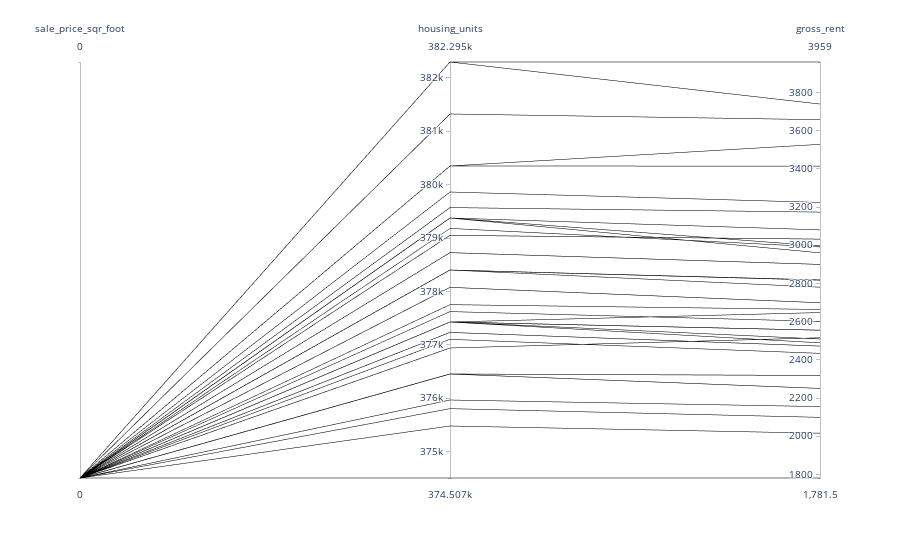

This figure's notebook cell:
### Markdown cell above
## Parallel Coordinates and Parallel Categories Analysis

In this section, you will use plotly express to create parallel coordinates and parallel categories visualizations so that investors can interactively filter and explore various factors related to the sales price of the neighborhoods. 

Using the DataFrame of Average values per neighborhood (calculated above), create the following visualizations:
1. Create a Parallel Coordinates Plot
2. Create a Parallel Categories Plot

### Code cell
# Parallel Coordinates Plot
px.parallel_coordinates(sfo_group_avg, color='sale_price_sqr_foot')

### Figure 1 — Plotly figure (JSON) as saved in the notebook; plotly's stock layout.template omitted (floating-point values rounded to 4 significant figures)
{"data": [{"dimensions": [{"label": "sale_price_sqr_foot", "values": [null, null, null, null, null, null, null, null, null, null, null, null, null, null, null, null, null, null, null, null, null, null, null, null, null, null, null, null, null, null, null, null, null, null, null, null, null, null, null, null, null, null, null, null, null, null, null, null, null, null, null, null, null, null, null, null, null, null, null, null, null, null, null, null, null, null, null, null, null, null, null, null, null]}, {"label": "housing_units", "values": [378401, 379050, 376454, 382295, 379400.0, 378100.0, 378401, 378401, 376454, 377200.0, 378401, 378100.0, 375500.0, 378401, 378401, 378401, 379050, 378401, 377200.0, 374507, 378700.0, 377600.0, 378401, 378401, 377400.0, 377400.0, 379400.0, 378401, 379900.0, 378401, 378401, 378401, 377400.0, 377400.0, 378401, 378401, 380348, 377400.0, 376000.0, 377752, 377400.0, 379600.0, 378401, 378401, 379200.0, 378401, 377103, 379400.0, 378401, 378401, 378401, 378401, 378401, 377400.0, 378401, 376454, 378401, 378401, 378401, 380348, 375805, 378401, 378700.0, 378401, 378401, 377400.0, 378401, 381300.0, 376900.0, 377400.0, 376454, 382295, 377400.0]}, {"label": "gross_rent", "values": [2817.0, 3032.0, 2318.0, 3739, 3080.0, 2699.0, 2817.0, 2817.0, 2250.0, 2472, 2817.0, 2699.0, 2016, 2817.0, 2780.0, 2817.0, 3032.0, 2817.0, 2472, 1782.0, 2900.0, 2601.0, 2817.0, 2817.0, 2489, 2509, 2960, 2817.0, 3224, 2817.0, 2817.0, 2817.0, 2555.0, 2555.0, 2817.0, 2817.0, 3414, 2648.0, 2155.0, 2664.0, 2555.0, 3173.0, 2817.0, 2817.0, 2991.0, 2818.0, 2434, 2996.0, 2817.0, 2817.0, 2817.0, 2817.0, 2817.0, 2555.0, 2817.0, 2318.0, 2817.0, 2817.0, 2817.0, 3528, 2099, 2817.0, 2900.0, 2817.0, 2817.0, 2555.0, 2817.0, 3657, 2516.0, 2555.0, 2250.0, 3959, 2555.0]}], "domain": {"x": [0, 1], "y": [0, 1]}, "line": {"color": [null, null, null, null, null, null, null, null, null, null, null, null, null, null, null, null, null, null, null, null, null, null, null, null, null, null, null, null, null, null, null, null, null, null, null, null, null, null, null, null, null, null, null, null, null, null, null, null, null, null, null, null, null, null, null, null, null, null, null, null, null, null, null, null, null, null, null, null, null, null, null, null, null], "coloraxis": "coloraxis"}, "name": "", "type": "parcoords"}], "layout": {"coloraxis": {"colorbar": {"title": {"text": "sale_price_sqr_foot"}}, "colorscale": [[0, "#0d0887"], [0.1111, "#46039f"], [0.2222, "#7201a8"], [0.3333, "#9c179e"], [0.4444, "#bd3786"], [0.5556, "#d8576b"], [0.6667, "#ed7953"], [0.7778, "#fb9f3a"], [0.8889, "#fdca26"], [1, "#f0f921"]]}, "legend": {"tracegroupgap": 0}, "margin": {"t": 60}}}
